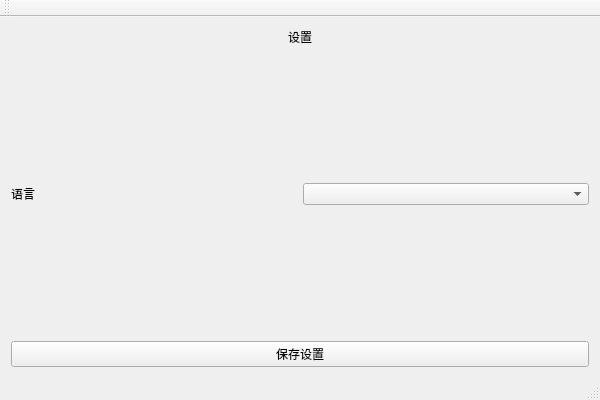
<?xml version="1.0" encoding="UTF-8"?>
<ui version="4.0">
 <class>SettingsClass</class>
 <widget class="QMainWindow" name="SettingsClass">
  <property name="geometry">
   <rect>
    <x>0</x>
    <y>0</y>
    <width>600</width>
    <height>400</height>
   </rect>
  </property>
  <property name="windowTitle">
   <string>Settings</string>
  </property>
  <widget class="QWidget" name="centralWidget">
   <layout class="QHBoxLayout" name="horizontalLayout">
    <item>
     <layout class="QGridLayout" name="gridLayout">
      <item row="1" column="1">
       <spacer name="verticalSpacer_2">
        <property name="orientation">
         <enum>Qt::Vertical</enum>
        </property>
        <property name="sizeHint" stdset="0">
         <size>
          <width>20</width>
          <height>40</height>
         </size>
        </property>
       </spacer>
      </item>
      <item row="1" column="0">
       <spacer name="verticalSpacer">
        <property name="orientation">
         <enum>Qt::Vertical</enum>
        </property>
        <property name="sizeHint" stdset="0">
         <size>
          <width>20</width>
          <height>40</height>
         </size>
        </property>
       </spacer>
      </item>
      <item row="4" column="0" colspan="2">
       <widget class="QPushButton" name="pushButton">
        <property name="text">
         <string>保存设置</string>
        </property>
       </widget>
      </item>
      <item row="2" column="1">
       <widget class="QComboBox" name="comboBox"/>
      </item>
      <item row="2" column="0">
       <widget class="QLabel" name="label_2">
        <property name="text">
         <string>语言</string>
        </property>
       </widget>
      </item>
      <item row="0" column="0" colspan="2">
       <widget class="QLabel" name="label">
        <property name="text">
         <string>设置</string>
        </property>
        <property name="alignment">
         <set>Qt::AlignCenter</set>
        </property>
       </widget>
      </item>
      <item row="3" column="0">
       <spacer name="verticalSpacer_3">
        <property name="orientation">
         <enum>Qt::Vertical</enum>
        </property>
        <property name="sizeHint" stdset="0">
         <size>
          <width>20</width>
          <height>40</height>
         </size>
        </property>
       </spacer>
      </item>
      <item row="3" column="1">
       <spacer name="verticalSpacer_4">
        <property name="orientation">
         <enum>Qt::Vertical</enum>
        </property>
        <property name="sizeHint" stdset="0">
         <size>
          <width>20</width>
          <height>40</height>
         </size>
        </property>
       </spacer>
      </item>
     </layout>
    </item>
   </layout>
  </widget>
  <widget class="QMenuBar" name="menuBar">
   <property name="geometry">
    <rect>
     <x>0</x>
     <y>0</y>
     <width>600</width>
     <height>26</height>
    </rect>
   </property>
  </widget>
  <widget class="QToolBar" name="mainToolBar">
   <attribute name="toolBarArea">
    <enum>TopToolBarArea</enum>
   </attribute>
   <attribute name="toolBarBreak">
    <bool>false</bool>
   </attribute>
  </widget>
  <widget class="QStatusBar" name="statusBar"/>
 </widget>
 <layoutdefault spacing="6" margin="11"/>
 <resources/>
 <connections/>
</ui>
